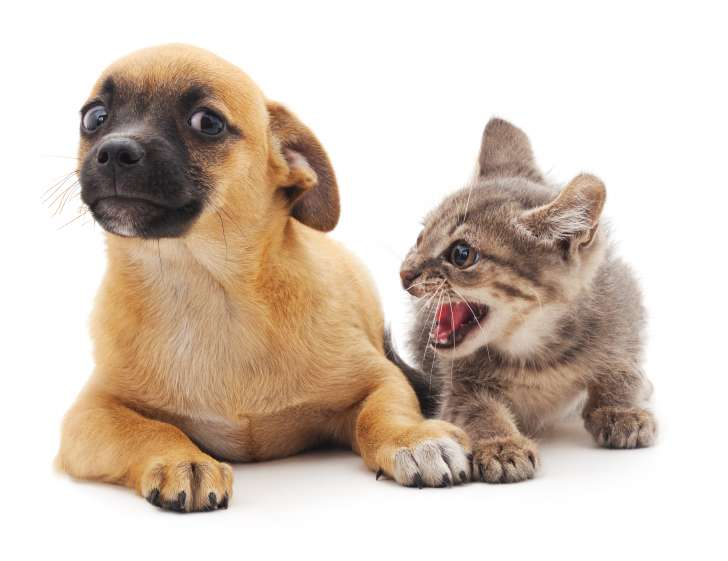
#> input picture catdog.jpg, 728 x 561 px
$ jupyter execute OpenCV-Notebooks.ipynb
#> lines starting #> are read from the running program, lines starting #| are printed output that depends on the picture; after the words box and inside, x2 and y2 are one past the last pixel; in counts of white or black regions, pixels touching at a corner belong together
[cell 1]
"""
cv2.imread(),  cv2.imshow(), cv2.namedWindow(), cv2.waitKey(), cv2.destroyWindow(), cv2.destroyAllWindows()
cv2.imwrite(), img.item(), img.itemset(), cv2.split(), cv2.merge(), img.shape, img.size, img.dtype
cv2.add(), cv2.addWeighted(), cv2.bitwise_and(), cv2.bitwise_or(), cv2.bitwise_xor(), cv2.COLOR_BGR2RGB
cv2.COLOR_BGR2GRAY, cv2.cvtCOLOR(), cv2.resize(), cv2.flip(), cv2.warpAffine(), cv2.getRotationMatrix2D()
cv2.getAffineTransform(), cv2.getPerspectiveTransform(), cv2.warpPerspective(), cv2.threshold()
cv2.THRESH_BINARY, cv2.THRESH_BINARY_INV, cv2.THRESH_TRUNC, cv2.THRESH_TOZERO, cv2.THRESH_TOZERO_INV
cv2.adaptiveThreshold(), cv2.ADAPTIVE_THRESH_MEAN_C, cv2.ADAPTIVE_THRESH_GAUSSIAN_C
cv2.THRESH_OTSU, cv2.blur(), cv2.boxFilter(), cv2.GaussianBlur(), cv2.medianBlur(), cv2.bilateralFilter()
cv2.filter2D(), cv2.erode(), cv2.dilate(), cv2.morphologyEx(), cv2.MORPH_OPEN, cv2.MORPH_CLOSE
cv2.MORPH_GRADIENT, cv2.MORPH_TOPHAT, cv2.MORPH_BLACKHAT, cv2.getStructuringElement(), cv2.MORPH_RECT
cv2.MORPH_CROSS, cv2.MORPH_ELLIPSE,
"""

[cell 2]
# 第一章
import cv2
cv2.namedWindow('name')
catdog = cv2.imread('catdog.jpg')
#> catdog is the input picture: shape (561, 728, 3); mean B, G, R 186.4, 198.9, 213.5
cv2.imshow('name', catdog)
cv2.waitKey(0)
cv2.destroyAllWindows()

[cell 3]
import numpy as np
img = np.zeros((3, 3, 3), dtype=np.uint8)
img[:, :, 0]  = 255
print(img)

[cell 4]
img1 = np.zeros((3, 3, 3), dtype=np.uint8)
img1[:, 0:1, 0] = 255  # 第一个 : 表示三个 3 X 3 维数组都取
img1[:, 1:2, 1] = 255
img1[:, 2:3, 2] = 255
print(img1)

[cell 5]
a = np.random.randn(3, 3, 3)
a

[cell 6]
a[:, :, 0], a[:, 0]

[cell 7]
import numpy as np
import cv2
a = np.random.randint(0, 255, (3, 3), dtype=np.uint8)
b = np.random.randint(0, 255, (3, 3), dtype=np.uint8)
a, b

[cell 8]
cv2.bitwise_and(a, b), cv2.bitwise_or(a, b), cv2.bitwise_xor(a, b)

[cell 9]
bin(8)

[cell 10]
a = np.random.randint(0, 10, (3, 5, 8))
a

[cell 11]
for i in range(8):
    a[:, :, i] = 2 ** i
a

[cell 12]
import cv2
img = cv2.imread('catdog.jpg', 0)
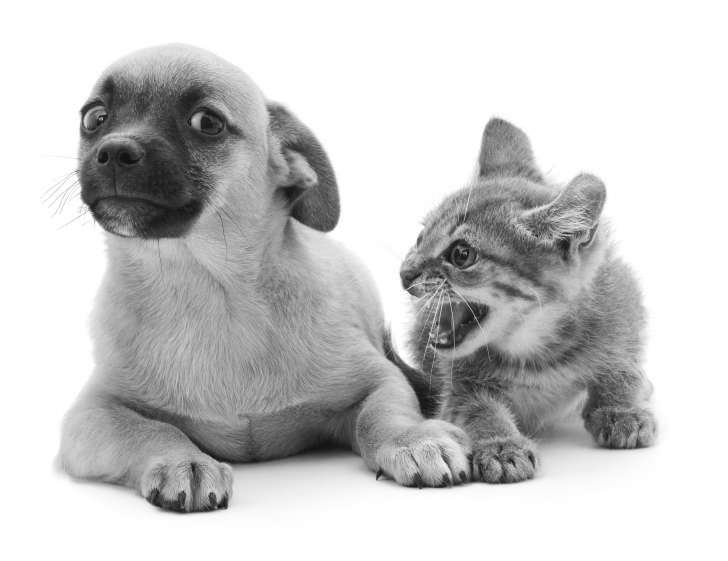
#> img: shape (561, 728); min 7, max 255, mean 201.8
t, rst = cv2.threshold(img, 127, 255, cv2.THRESH_BINARY)  # t 代表要返回的阈值，rst 代表阈值结果图像
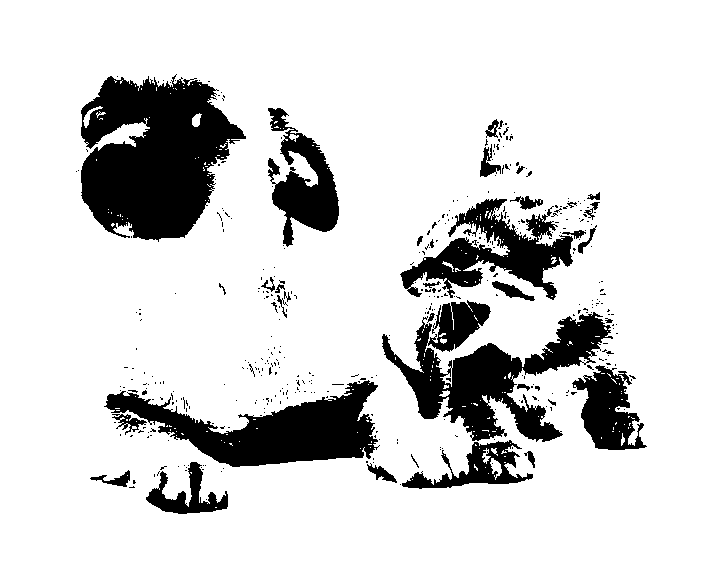
#> rst: shape (561, 728); 84.1% white; 412 black regions (375 under 20 px), largest, box (x1, y1, x2, y2) and area: (81, 74, 246, 242) 18480, (382, 300, 613, 442) 12570, (104, 380, 380, 467) 10810
cv2.imshow('img', img)
cv2.imshow('after_img', rst)
cv2.waitKey()
cv2.destroyAllWindows()

[cell 13]
import cv2
img = cv2.imread('catdog.jpg', 0)
t, rst = cv2.threshold(img, 127, 255, cv2.THRESH_BINARY_INV)  # t 代表要返回的阈值，rst 代表阈值结果图像
cv2.imshow('img', img)
cv2.imshow('after_img', rst)
cv2.waitKey()
cv2.destroyAllWindows()

$ run again, with 1.png saved as catdog.jpg
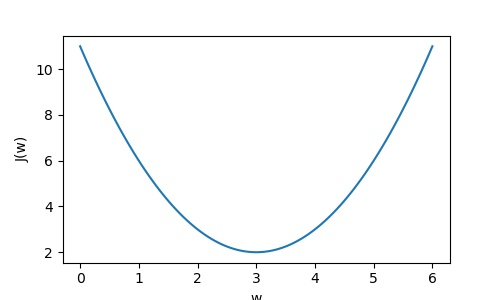
#> input picture 1.png, 500 x 300 px
#> catdog is the input picture: shape (300, 500, 3); mean B, G, R 251, 250.6, 249.9
#> `t, rst = cv2.threshold(img, 127, 255, cv2.THRESH_BINARY)`:
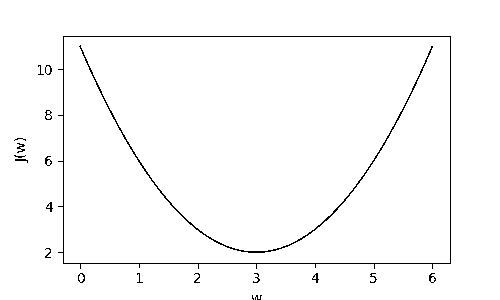
#> rst: shape (300, 500); 98.2% white; black in thin lines or dots, all inside (x1, y1, x2, y2) = (14, 36, 451, 300)
